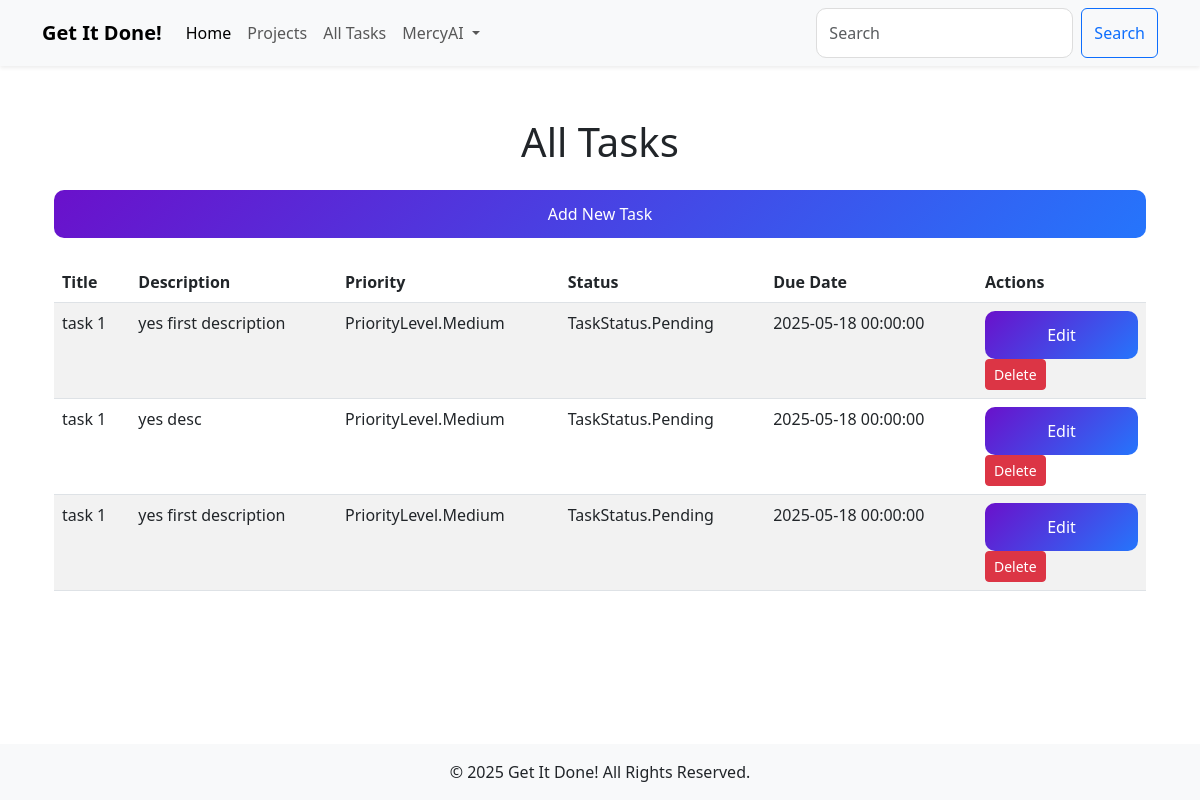
/tasks (signed in), run on an earlier commit of the app's database.
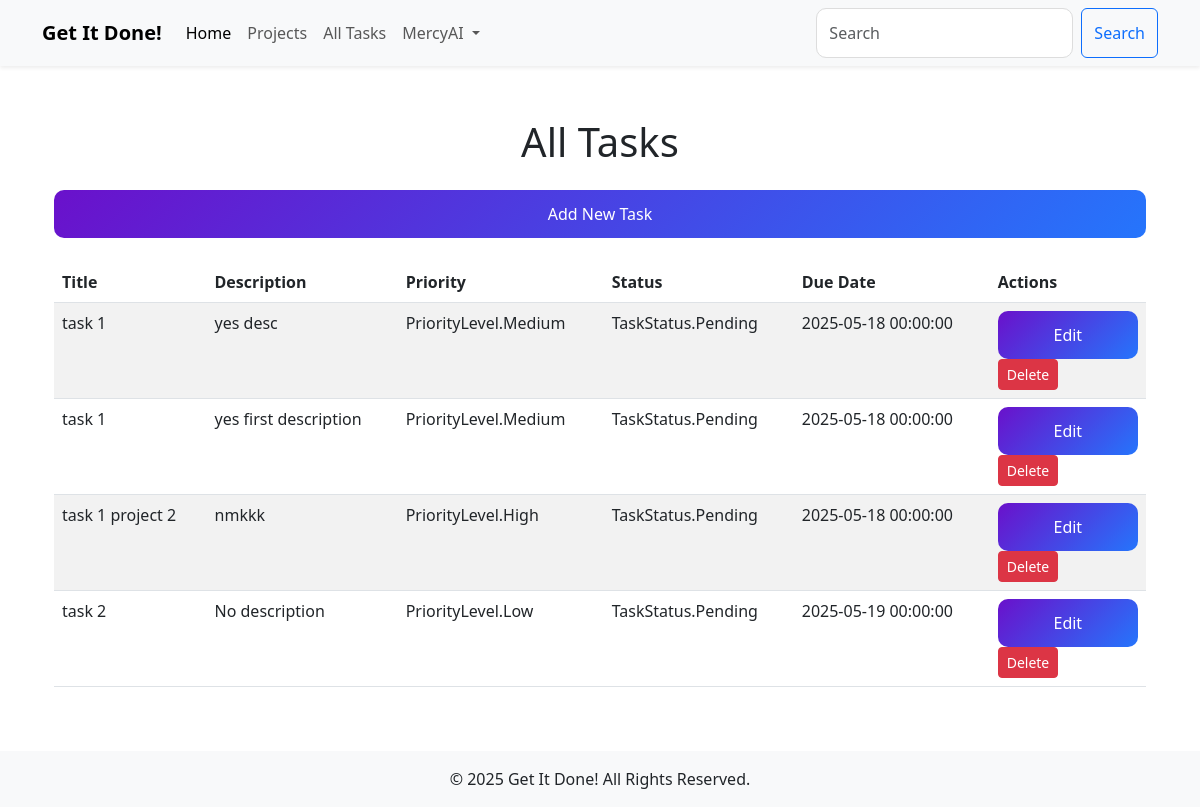
And on a later commit of the database.
### models.py (models this page shows, shortened)
class User(db.Model, UserMixin):
    id = db.Column(db.Integer, primary_key=True)
    username = db.Column(db.String(80), unique=True, nullable=False)
    email = db.Column(db.String(120), unique=True, nullable=False, index=True)
    password = db.Column(db.String(200), nullable=False)
    created_at = db.Column(db.DateTime, default=db.func.current_timestamp())
    updated_at = db.Column(db.DateTime, default=db.func.current_timestamp(), onupdate=db.func.current_timestamp())
    tasks = db.relationship('Task', backref='user', lazy='select')

class Task(db.Model):
    id = db.Column(db.Integer, primary_key=True)
    title = db.Column(db.String(200), nullable=False)
    description = db.Column(db.Text, nullable=False)
    due_date = db.Column(db.DateTime, nullable=False)
    created_at = db.Column(db.DateTime, default=db.func.current_timestamp())
    updated_at = db.Column(db.DateTime, default=db.func.current_timestamp(), onupdate=db.func.current_timestamp())
    priority = db.Column(Enum(PriorityLevel), nullable=False)
    status = db.Column(Enum(TaskStatus), nullable=False)
    deleted_at = db.Column(db.DateTime, nullable=True)
    user_id = db.Column(db.Integer, db.ForeignKey('user.id'), nullable=False, index=True)
    project_id = db.Column(db.Integer, db.ForeignKey('project.id'), nullable=True, index=True)  # Link to Project

### main.py (the view)
@app.route('/tasks')
@login_required
def tasks():
    form = BaseForm()
    tasks = Task.query.filter_by(user_id=current_user.id).order_by(Task.due_date.asc()).all()
    return render_template('tasks.html', tasks=tasks, form=form)

### main.py
class BaseForm(FlaskForm):
    pass    #Create an instance of the form class in every route that requires CSRF protection ie form = BaseForm()

### main.py (called while the page is built)
@login_manager.user_loader
def load_user(user_id):
    return User.query.get(int(user_id))

### templates/tasks.html (shortened to what this page needs)
{% extends 'base.html' %}
{% block content %}
<div class="container">
    <h1 class="mb-4 text-center">
        {% if project %}
        Tasks for Project: {{ project.name }}
        {% else %}
        All Tasks
        {% endif %}
    </h1>
    <a href="{{ url_for('add_task') }}" class="btn btn-primary mb-4">Add New Task</a>
    {% if tasks %}
    <table class="table table-striped">
        <thead>
            <tr>
                <th>Title</th>
                <th>Description</th>
                <th>Priority</th>
                <th>Status</th>
                <th>Due Date</th>
                <th>Actions</th>
            </tr>
        </thead>
        <tbody>
            {% for task in tasks %}
            <tr>
                <td>{{ task.title }}</td>
                <td>{{ task.description or "No description" }}</td>
                <td>{{ task.priority }}</td>
                <td>{{ task.status }}</td>
                <td>{{ task.due_date or "No due date" }}</td>
                <td>
                    <a href="{{ url_for('edit_task', task_id=task.id) }}" class="btn btn-sm btn-primary">Edit</a>
                    <form method="POST" action="{{ url_for('delete_task', task_id=task.id) }}" class="d-inline">
                        <button type="submit" class="btn btn-sm btn-danger">Delete</button>
                    </form>
                </td>
            </tr>
            {% endfor %}
        </tbody>
    </table>
    {% else %}
    <div class="alert alert-info text-center">No tasks available. Add a new task to get started!</div>
    {% endif %}
</div>
{% endblock %}

### templates/base.html (shortened to what this page needs)
<!DOCTYPE html>
<html lang="en">
<head>
    <link href="https://cdn.jsdelivr.net/npm/bootstrap@5.3.0/dist/css/bootstrap.min.css" rel="stylesheet">
    <link rel="stylesheet" href="{{ url_for('static', filename='css/style.css') }}">
</head>
<body class="d-flex flex-column min-vh-100">
    <nav class="navbar navbar-expand-lg navbar-light bg-light fixed-top shadow-sm">
        <div class="container">
            <a class="navbar-brand fw-bold" href="{{ url_for('index') }}">Get It Done!</a>
            <div class="collapse navbar-collapse" id="navbarNav">
                <ul class="navbar-nav me-auto">
                    <li class="nav-item">
                        <a class="nav-link active" href="{{ url_for('index') }}">Home</a>
                    </li>
                    <li class="nav-item">
                        <a class="nav-link" href="{{ url_for('projects') }}">Projects</a>
                    </li>
                    <li class="nav-item">
                        <a class="nav-link" href="{{ url_for('tasks') }}">All Tasks</a>
                    </li>
                    {% if current_user.is_authenticated %}
                    <li class="nav-item dropdown">
                        <a class="nav-link dropdown-toggle" href="#" id="userDropdown" role="button" data-bs-toggle="dropdown" aria-expanded="false">
                            {{ current_user.username }}
                        </a>
                    </li>
                    {% endif %}
                </ul>
                <form class="d-flex ms-auto">
                    <input class="form-control me-2" type="search" placeholder="Search" aria-label="Search">
                    <button class="btn btn-outline-primary" type="submit">Search</button>
                </form>
            </div>
        </div>
    </nav>
    <main class="container my-5 flex-grow-1">
        {% block content %}{% endblock %}
    </main>
    <footer class="bg-light text-center py-3 mt-auto">
        <p class="mb-0">© 2025 Get It Done! All Rights Reserved.</p>
    </footer>
</body>
</html>

### static/css/style.css (style rules this page uses)
body { padding-top: 70px; }
.form-control { border-radius: 10px; padding: 0.75rem; font-size: 1rem; border: 1px solid #ddd; }
.btn-primary { background: linear-gradient(135deg, #6a11cb, #2575fc); border: none; padding: 0.75rem; font-size: 1rem; border-radius: 10px; width: 100%; transition: all 0.3s ease; }
.btn-primary { background: linear-gradient(135deg, #6a11cb, #2575fc); border: none; color: #fff; padding: 0.75rem; font-size: 1rem; border-radius: 10px; transition: all 0.3s ease; }
.btn-primary { background: linear-gradient(135deg, #6a11cb, #2575fc); border: none; transition: all 0.3s ease; }

What changed in the data, as far as the page shows it:
removed Task: title "task 1", description "yes first description", priority "PriorityLevel.Medium", status "TaskStatus.Pending", due_date "2025-05-18 00:00:00"
added Task: title "task 1 project 2", description "nmkkk", priority "PriorityLevel.High", status "TaskStatus.Pending", due_date "2025-05-18 00:00:00"
added Task: title "task 2", description "No description", priority "PriorityLevel.Low", status "TaskStatus.Pending", due_date "2025-05-19 00:00:00"
